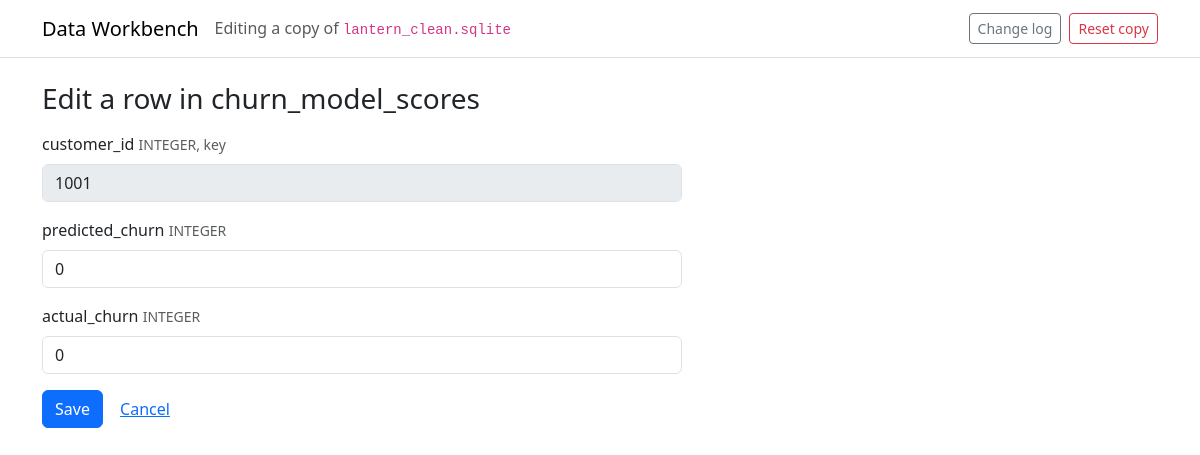
The app's page /table/churn_model_scores/edit/1001 with its own data.
### tables this page shows
CREATE TABLE churn_model_scores (customer_id INTEGER PRIMARY KEY, predicted_churn INTEGER, actual_churn INTEGER);

### tools/data-workbench/app.py (the view, shortened to what this page needs)
@app.route("/table/<table>/edit/<int:rowid>", methods=("GET", "POST"))
def edit_row(table, rowid):
    conn = get_db()
    allowed = table_names(conn)
    safe_table = next((t for t in allowed if t == table), None)
    if safe_table is None:
        conn.close()
        abort(404)
    cols = columns_of(conn, safe_table)
    row = conn.execute("SELECT rowid AS __rowid__, * FROM %s WHERE rowid = ?" % quote(safe_table), (rowid,)).fetchone()
    if row is None:
        conn.close()
        abort(404)
    conn.close()
    return render_template("form.html", table=safe_table, cols=cols, form=request.form if request.method == "POST" else {},
                           row=row, adding=False)

### tools/data-workbench/app.py (called while the page is built)
def ensure_working_copy(force=False):
    if force or not os.path.exists(WORKING_DB):
        if not os.path.exists(SOURCE_DB):
            raise FileNotFoundError("Database not found: " + SOURCE_DB)
        shutil.copyfile(SOURCE_DB, WORKING_DB)

def get_db():
    ensure_working_copy()
    conn = sqlite3.connect(WORKING_DB)
    conn.row_factory = sqlite3.Row
    conn.execute("PRAGMA foreign_keys = ON")
    conn.execute("""CREATE TABLE IF NOT EXISTS workbench_log (
        id INTEGER PRIMARY KEY AUTOINCREMENT, at TEXT NOT NULL, table_name TEXT NOT NULL,
        action TEXT NOT NULL, row_id INTEGER, detail TEXT)""")
    return conn

def quote(name):
    return '"' + name.replace('"', '""') + '"'

def table_names(conn):
    rows = conn.execute("""SELECT name FROM sqlite_master WHERE type = 'table'
                           AND name NOT LIKE 'sqlite_%' AND name NOT LIKE 'workbench_%' ORDER BY name""")
    return [r["name"] for r in rows]

def columns_of(conn, table):
    allowed = table_names(conn)
    safe_table = next((t for t in allowed if t == table), None)
    if safe_table is None:
        abort(404)
    return conn.execute("PRAGMA table_info(%s)" % quote(safe_table)).fetchall()

@app.context_processor
def inject_globals():
    session.setdefault("csrf", secrets.token_hex(16))
    return {"csrf_token": session["csrf"],
            "local_bootstrap": os.path.exists(os.path.join(HERE, "static", "bootstrap.min.css")),
            "source_db": os.path.basename(SOURCE_DB)}

@app.before_request
def check_csrf():
    if request.method == "POST":
        if not session.get("csrf") or request.form.get("csrf") != session["csrf"]:
            abort(400, "The page expired. Go back, reload it, and try again.")

### tools/data-workbench/templates/form.html (shortened to what this page needs)
{% extends "base.html" %}
{% block content %}
<h1 class="h3">{{ 'Add a row to' if adding else 'Edit a row in' }} {{ table }}</h1>
<form method="post" class="mt-3" style="max-width: 640px;">
  {% for c in cols %}
    {% set auto = adding and c['pk'] == 1 and (c['type'] or '')|upper == 'INTEGER' %}
    {% set locked = (not adding) and c['pk'] %}
    <div class="mb-3">
      <label class="form-label" for="f_{{ c['name'] }}">
        {{ c['name'] }}
        <span class="text-muted small">{{ c['type'] }}{% if c['notnull'] %}, required{% endif %}{% if c['pk'] %}, key{% endif %}</span>
      </label>
      <input class="form-control" id="f_{{ c['name'] }}" name="{{ c['name'] }}" type="text"
             value="{{ form.get(c['name'], '') if adding or form else ('' if row[c['name']] is none else row[c['name']]) }}"
             {% if locked %}disabled{% endif %}
             {% if auto %}placeholder="Leave blank to get the next number"{% endif %}>
    </div>
  {% endfor %}
  <button type="submit" class="btn btn-primary">Save</button>
  <a class="btn btn-link" href="{{ url_for('show_table', table=table) }}">Cancel</a>
</form>
{% endblock %}

### records on screen
churn_model_scores: customer_id "1001" "0" "0"

### other values on screen
{{ source_db }} "lantern_clean.sqlite"
{{ 'Add a row to' if adding else 'Edit a row in' }} "Edit a row in"
{{ table }} "churn_model_scores"
{{ c['name'] }} "customer_id" "predicted_churn" "actual_churn"
{{ c['type'] }} "INTEGER" "INTEGER" "INTEGER"
